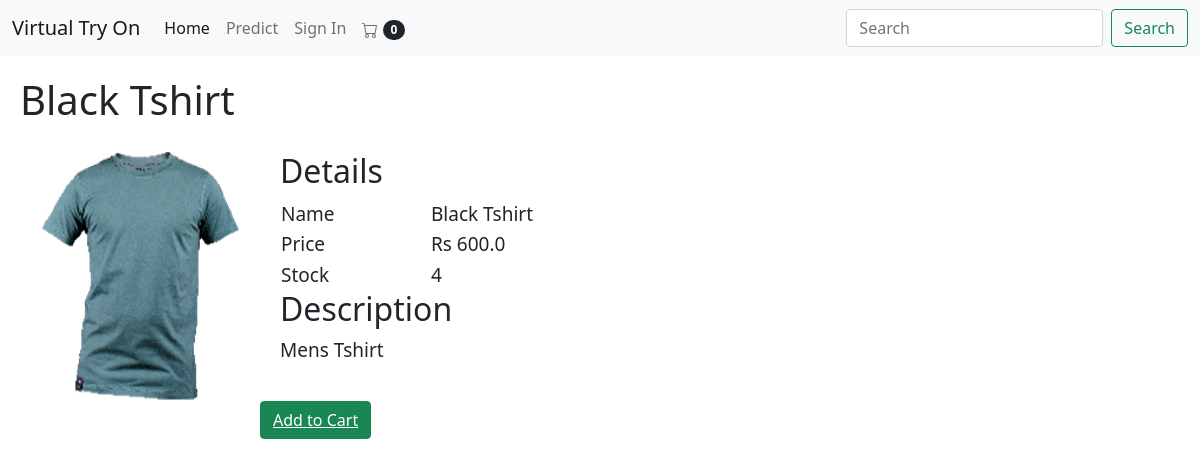
/productDescription?productId=1, run on the app's committed database.
### tables this page shows
CREATE TABLE products (productId INTEGER PRIMARY KEY, name TEXT, price REAL, description TEXT, image TEXT, stock INTEGER, categoryId INTEGER, FOREIGN KEY (categoryId) REFERENCES categories (categoryId));

### main.py (the view)
@app.route("/productDescription")
def productDescription():
    loggedIn, firstName, noOfItems = getLoginDetails()
    productId = request.args.get('productId')
    with sqlite3.connect('database.db') as conn:
        cur = conn.cursor()
        cur.execute('SELECT productId, name, price, description, image, stock FROM products WHERE productId = ' + productId)
        productData = cur.fetchone()
    conn.close()
    return render_template("productDescription.html", data=productData, loggedIn = loggedIn, firstName = firstName, noOfItems = noOfItems)

### main.py (called while the page is built)
def getLoginDetails():
    with sqlite3.connect('database.db') as conn:
        cur = conn.cursor()
        if 'email' not in session:
            loggedIn = False
            firstName = ''
            noOfItems = 0
        else:
            loggedIn = True
            cur.execute("SELECT userId, firstName FROM users WHERE email = '" + session['email'] + "'")
            userId, firstName = cur.fetchone()
            cur.execute("SELECT count(productId) FROM kart WHERE userId = " + str(userId))
            noOfItems = cur.fetchone()[0]
    conn.close()
    return (loggedIn, firstName, noOfItems)

### templates/productDescription.html (shortened to what this page needs)
<!DOCTYPE HTML>
<html>
<head>
<link rel="stylesheet" href={{url_for('static', filename='css/productDescription.css')}} />
<link rel="stylesheet" href={{ url_for('static', filename='css/topStyle.css')}} />
<link href="https://cdn.jsdelivr.net/npm/bootstrap@5.0.1/dist/css/bootstrap.min.css" rel="stylesheet"
>
</head>
<body>
	<nav class="navbar navbar-expand-lg navbar-light bg-light">
		<div class="container-fluid">
			<a class="navbar-brand" href="/">Virtual Try On</a>
			<div class="collapse navbar-collapse" id="navbarSupportedContent">
				<ul class="navbar-nav me-auto mb-2 mb-lg-0">
					<li class="nav-item">
						<a class="nav-link active" aria-current="page" href="/">Home</a>
					</li>
				<li class="nav-item">
					<a class="nav-link " href="#" data-bs-toggle="modal" data-bs-target="#myModal">Predict</a>
				</li>
					{% if not loggedIn %}
					<li class="nav-item">
							<a class="nav-link" href="/loginForm">Sign In</a>
					</li>
					{% endif %}
					<li class="nav-item">
						<a class="nav-link " href="/cart">
							  <span class="badge rounded-pill bg-dark">{{noOfItems}}</span>
					</a>
				</ul>
				<form class="d-flex">
					<input class="form-control me-2" type="search" placeholder="Search" aria-label="Search">
					<button class="btn btn-outline-success" type="submit">Search</button>
				</form>
			</div>
		</div>
	</nav>
<div class="data-center">
<div id="display">
	<div id="productName">
		<h1>{{data[1]}}</h1>
	</div>
	<div>
		<img src={{url_for('static', filename='uploads/'+data[4]) }} id="productImage"/>
	</div>
	<div id="productDescription">
		<h2>Details</h2>
		<table id="descriptionTable">
			<tr>
				<td>Name</td>
				<td>{{data[1]}}</td>
			</tr>
			<tr>
				<td>Price</td>
				<td>Rs {{data[2]}}</td>
			</tr>
			<tr>
				<td>Stock</td>
				<td>{{data[5]}}</td>
			</tr>
		</table>
		<h2>Description</h2>
		<p>{{data[3]}}</p>
	</div>
	<div id="addToCart">
		<button type="button" class="btn btn-success"><a href="/addToCart?productId={{request.args.get('productId')}}" class="text-white">Add to Cart</a></button>
	</div>
	</div>
</div>
</body>
</html>

### static/css/productDescription.css (style rules this page uses)
#display { margin-top: 20px; margin-left: 20px; margin-right: 20px; margin-bottom: 20px; }
#productImage { height: 250px; width: 200px; margin-left: 20px; margin-right: 20px; margin-top: 20px; margin-bottom: 20px; display: inline-block; float: left; }
#productDescription { margin-left: 20px; margin-right: 20px; margin-top: 20px; margin-bottom: 20px; display: inline-block; font-size: 19px; }
#descriptionTable td { width: 150px; }
#addToCart { font-size: 20px; }

### data on the page
products: name "Black Tshirt", image (picture), price "600.0", stock "4", description "Mens Tshirt"

### other printed values
{{ noOfItems }} "0"
